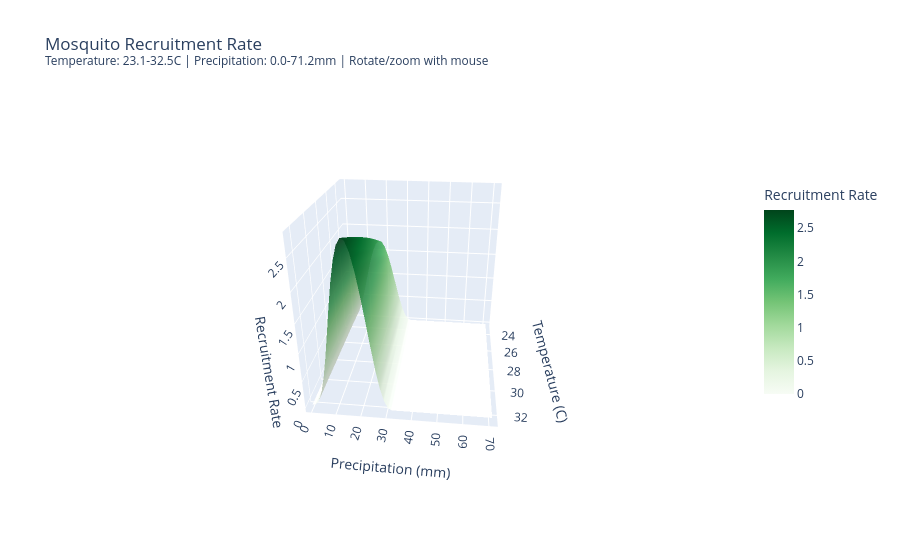

This figure's notebook cell:
### Code cell
# ============================================================================
# PLOT 3: Recruitment Rate (Temperature x Precipitation)
# ============================================================================
Z3 = np.array([[b_rate(r, t, R_L) for t in temp_3d] for r in rain_3d])

fig3 = go.Figure()
fig3.add_trace(go.Surface(
    x=temp_3d, y=rain_3d, z=Z3,
    colorscale='Greens',
    opacity=0.9,
    colorbar=dict(title='Recruitment Rate', len=0.6)
))

fig3.update_layout(
    title=f'Mosquito Recruitment Rate<br><sup>Temperature: {temp_3d.min():.1f}-{temp_3d.max():.1f}C | Precipitation: {rain_3d.min():.1f}-{rain_3d.max():.1f}mm | Rotate/zoom with mouse</sup>',
    scene=dict(
        xaxis_title='Temperature (C)',
        yaxis_title='Precipitation (mm)',
        zaxis_title='Recruitment Rate'
    ),
    height=600
)

fig3.show()

### Figure 1 — Plotly figure (JSON) as saved in the notebook; plotly's stock layout.template omitted (floating-point values rounded to 4 significant figures; data arrays with more than 128 entries replaced by an {"elided": "..."} marker saying what was removed)
{"data": [{"colorbar": {"len": 0.6, "title": {"text": "Recruitment Rate"}}, "colorscale": [[0, "rgb(247,252,245)"], [0.125, "rgb(229,245,224)"], [0.25, "rgb(199,233,192)"], [0.375, "rgb(161,217,155)"], [0.5, "rgb(116,196,118)"], [0.625, "rgb(65,171,93)"], [0.75, "rgb(35,139,69)"], [0.875, "rgb(0,109,44)"], [1, "rgb(0,68,27)"]], "opacity": 0.9, "type": "surface", "x": [23.12, 23.31, 23.51, 23.7, 23.89, 24.08, 24.28, 24.47, 24.66, 24.85, 25.05, 25.24, 25.43, 25.62, 25.82, 26.01, 26.2, 26.39, 26.58, 26.78, 26.97, 27.16, 27.35, 27.55, 27.74, 27.93, 28.12, 28.32, 28.51, 28.7, 28.89, 29.08, 29.28, 29.47, 29.66, 29.85, 30.05, 30.24, 30.43, 30.62, 30.82, 31.01, 31.2, 31.39, 31.59, 31.78, 31.97, 32.16, 32.35, 32.55], "y": [0.0001, 1.452, 2.905, 4.357, 5.81, 7.262, 8.714, 10.17, 11.62, 13.07, 14.52, 15.98, 17.43, 18.88, 20.33, 21.79, 23.24, 24.69, 26.14, 27.6, 29.05, 30.5, 31.95, 33.4, 34.86, 36.31, 37.76, 39.21, 40.67, 42.12, 43.57, 45.02, 46.48, 47.93, 49.38, 50.83, 52.29, 53.74, 55.19, 56.64, 58.1, 59.55, 61.0, 62.45, 63.9, 65.36, 66.81, 68.26, 69.71, 71.17], "z": {"elided": "50x50 float values"}}], "layout": {"autosize": true, "scene": {"aspectmode": "auto", "aspectratio": {"x": 1, "y": 1, "z": 1}, "camera": {"center": {"x": 0, "y": 0, "z": 0}, "eye": {"x": 2.31, "y": 0.2531, "z": 1.155}, "projection": {"type": "perspective"}, "up": {"x": 0, "y": 0, "z": 1}}, "xaxis": {"title": {"text": "Temperature (C)"}, "type": "linear"}, "yaxis": {"title": {"text": "Precipitation (mm)"}, "type": "linear"}, "zaxis": {"title": {"text": "Recruitment Rate"}, "type": "linear"}}, "title": {"text": "Mosquito Recruitment Rate<br><sup>Temperature: 23.1-32.5C | Precipitation: 0.0-71.2mm | Rotate/zoom with mouse</sup>"}}}
